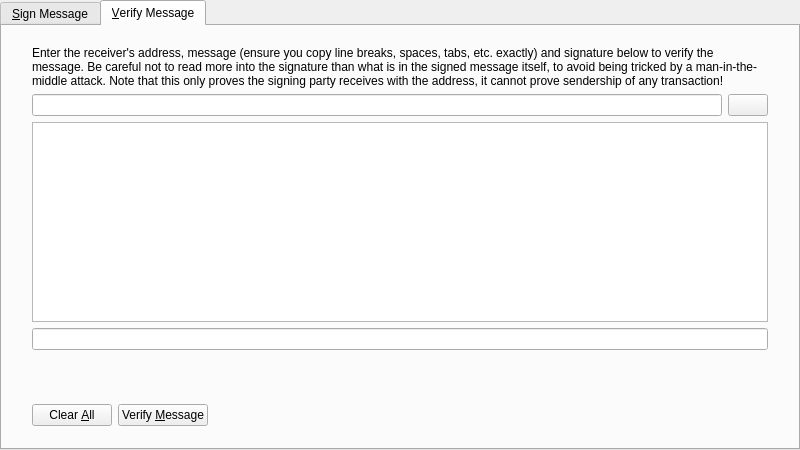
<?xml version="1.0" encoding="UTF-8"?>
<ui version="4.0">
 <class>SignVerifyMessageDialog</class>
 <widget class="QDialog" name="SignVerifyMessageDialog">
  <property name="geometry">
   <rect>
    <x>0</x>
    <y>0</y>
    <width>800</width>
    <height>450</height>
   </rect>
  </property>
  <property name="windowTitle">
   <string>Signatures - Sign / Verify a Message</string>
  </property>
  <property name="modal">
   <bool>true</bool>
  </property>
  <layout class="QVBoxLayout" name="verticalLayout">
   <property name="leftMargin">
    <number>0</number>
   </property>
   <property name="topMargin">
    <number>0</number>
   </property>
   <property name="rightMargin">
    <number>0</number>
   </property>
   <property name="bottomMargin">
    <number>0</number>
   </property>
   <item>
    <widget class="QTabWidget" name="tabWidget">
     <property name="currentIndex">
      <number>1</number>
     </property>
     <widget class="QWidget" name="tabSignMessage">
      <attribute name="title">
       <string>&amp;Sign Message</string>
      </attribute>
      <layout class="QVBoxLayout" name="verticalLayout_SM">
       <property name="leftMargin">
        <number>0</number>
       </property>
       <property name="topMargin">
        <number>0</number>
       </property>
       <property name="rightMargin">
        <number>0</number>
       </property>
       <property name="bottomMargin">
        <number>0</number>
       </property>
       <item>
        <layout class="QVBoxLayout" name="verticalLayout_3">
         <property name="leftMargin">
          <number>30</number>
         </property>
         <property name="topMargin">
          <number>20</number>
         </property>
         <property name="rightMargin">
          <number>30</number>
         </property>
         <property name="bottomMargin">
          <number>20</number>
         </property>
         <item>
          <widget class="QLabel" name="infoLabel_SM">
           <property name="text">
            <string>You can sign messages/agreements with your addresses to prove you can receive mchains sent to them. Be careful not to sign anything vague or random, as phishing attacks may try to trick you into signing your identity over to them. Only sign fully-detailed statements you agree to.</string>
           </property>
           <property name="textFormat">
            <enum>Qt::PlainText</enum>
           </property>
           <property name="wordWrap">
            <bool>true</bool>
           </property>
          </widget>
         </item>
         <item>
          <layout class="QHBoxLayout" name="horizontalLayout_1_SM">
           <property name="spacing">
            <number>6</number>
           </property>
           <item>
            <widget class="QValidatedLineEdit" name="addressIn_SM">
             <property name="toolTip">
              <string>The Mchain address to sign the message with</string>
             </property>
            </widget>
           </item>
           <item>
            <widget class="QPushButton" name="addressBookButton_SM">
             <property name="toolTip">
              <string>Choose previously used address</string>
             </property>
             <property name="text">
              <string/>
             </property>
             <property name="icon">
              <iconset resource="../bitcoin.qrc">
               <normaloff>:/icons/address-book</normaloff>:/icons/address-book</iconset>
             </property>
             <property name="shortcut">
              <string>Alt+A</string>
             </property>
             <property name="autoDefault">
              <bool>false</bool>
             </property>
            </widget>
           </item>
           <item>
            <widget class="Line" name="vLine">
             <property name="maximumSize">
              <size>
               <width>1</width>
               <height>22</height>
              </size>
             </property>
             <property name="orientation">
              <enum>Qt::Vertical</enum>
             </property>
            </widget>
           </item>
           <item>
            <widget class="QPushButton" name="pasteButton_SM">
             <property name="toolTip">
              <string>Paste address from clipboard</string>
             </property>
             <property name="text">
              <string/>
             </property>
             <property name="icon">
              <iconset resource="../bitcoin.qrc">
               <normaloff>:/icons/editpaste</normaloff>:/icons/editpaste</iconset>
             </property>
             <property name="shortcut">
              <string>Alt+P</string>
             </property>
             <property name="autoDefault">
              <bool>false</bool>
             </property>
            </widget>
           </item>
          </layout>
         </item>
         <item>
          <widget class="QPlainTextEdit" name="messageIn_SM">
           <property name="toolTip">
            <string>Enter the message you want to sign here</string>
           </property>
          </widget>
         </item>
         <item>
          <widget class="QLabel" name="signatureLabel_SM">
           <property name="text">
            <string>Signature</string>
           </property>
           <property name="textFormat">
            <enum>Qt::PlainText</enum>
           </property>
          </widget>
         </item>
         <item>
          <layout class="QHBoxLayout" name="horizontalLayout_2_SM">
           <property name="spacing">
            <number>6</number>
           </property>
           <item>
            <widget class="QLineEdit" name="signatureOut_SM">
             <property name="font">
              <font>
               <italic>true</italic>
              </font>
             </property>
             <property name="readOnly">
              <bool>true</bool>
             </property>
            </widget>
           </item>
           <item>
            <widget class="QPushButton" name="copySignatureButton_SM">
             <property name="toolTip">
              <string>Copy the current signature to the system clipboard</string>
             </property>
             <property name="text">
              <string/>
             </property>
             <property name="icon">
              <iconset resource="../bitcoin.qrc">
               <normaloff>:/icons/editcopy</normaloff>:/icons/editcopy</iconset>
             </property>
             <property name="autoDefault">
              <bool>false</bool>
             </property>
            </widget>
           </item>
          </layout>
         </item>
        </layout>
       </item>
       <item>
        <widget class="QWidget" name="buttonsContainerWhite" native="true">
         <layout class="QHBoxLayout" name="horizontalLayout">
          <property name="leftMargin">
           <number>30</number>
          </property>
          <property name="topMargin">
           <number>15</number>
          </property>
          <property name="rightMargin">
           <number>30</number>
          </property>
          <item>
           <widget class="QPushButton" name="clearButton_SM">
            <property name="toolTip">
             <string>Reset all sign message fields</string>
            </property>
            <property name="text">
             <string>Clear &amp;All</string>
            </property>
            <property name="autoDefault">
             <bool>false</bool>
            </property>
           </widget>
          </item>
          <item>
           <widget class="QPushButton" name="signMessageButton_SM">
            <property name="toolTip">
             <string>Sign the message to prove you own this Mchain address</string>
            </property>
            <property name="text">
             <string>Sign &amp;Message</string>
            </property>
            <property name="autoDefault">
             <bool>false</bool>
            </property>
           </widget>
          </item>
          <item>
           <spacer name="horizontalSpacer_1_SM">
            <property name="orientation">
             <enum>Qt::Horizontal</enum>
            </property>
            <property name="sizeHint" stdset="0">
             <size>
              <width>40</width>
              <height>48</height>
             </size>
            </property>
           </spacer>
          </item>
          <item>
           <widget class="QLabel" name="statusLabel_SM">
            <property name="font">
             <font>
              <weight>75</weight>
              <bold>true</bold>
             </font>
            </property>
            <property name="text">
             <string/>
            </property>
            <property name="wordWrap">
             <bool>true</bool>
            </property>
           </widget>
          </item>
          <item>
           <spacer name="horizontalSpacer_2_SM">
            <property name="orientation">
             <enum>Qt::Horizontal</enum>
            </property>
            <property name="sizeHint" stdset="0">
             <size>
              <width>40</width>
              <height>48</height>
             </size>
            </property>
           </spacer>
          </item>
         </layout>
        </widget>
       </item>
      </layout>
     </widget>
     <widget class="QWidget" name="tabVerifyMessage">
      <attribute name="title">
       <string>&amp;Verify Message</string>
      </attribute>
      <layout class="QVBoxLayout" name="verticalLayout_VM">
       <property name="leftMargin">
        <number>0</number>
       </property>
       <property name="topMargin">
        <number>0</number>
       </property>
       <property name="rightMargin">
        <number>0</number>
       </property>
       <property name="bottomMargin">
        <number>0</number>
       </property>
       <item>
        <layout class="QVBoxLayout" name="verticalLayout_2">
         <property name="leftMargin">
          <number>30</number>
         </property>
         <property name="topMargin">
          <number>20</number>
         </property>
         <property name="rightMargin">
          <number>30</number>
         </property>
         <property name="bottomMargin">
          <number>20</number>
         </property>
         <item>
          <widget class="QLabel" name="infoLabel_VM">
           <property name="text">
            <string>Enter the receiver's address, message (ensure you copy line breaks, spaces, tabs, etc. exactly) and signature below to verify the message. Be careful not to read more into the signature than what is in the signed message itself, to avoid being tricked by a man-in-the-middle attack. Note that this only proves the signing party receives with the address, it cannot prove sendership of any transaction!</string>
           </property>
           <property name="textFormat">
            <enum>Qt::PlainText</enum>
           </property>
           <property name="alignment">
            <set>Qt::AlignLeading|Qt::AlignLeft|Qt::AlignTop</set>
           </property>
           <property name="wordWrap">
            <bool>true</bool>
           </property>
          </widget>
         </item>
         <item>
          <layout class="QHBoxLayout" name="horizontalLayout_1_VM">
           <property name="spacing">
            <number>6</number>
           </property>
           <item>
            <widget class="QValidatedLineEdit" name="addressIn_VM">
             <property name="toolTip">
              <string>The Mchain address the message was signed with</string>
             </property>
            </widget>
           </item>
           <item>
            <widget class="QPushButton" name="addressBookButton_VM">
             <property name="toolTip">
              <string>Choose previously used address</string>
             </property>
             <property name="text">
              <string/>
             </property>
             <property name="icon">
              <iconset resource="../bitcoin.qrc">
               <normaloff>:/icons/address-book</normaloff>:/icons/address-book</iconset>
             </property>
             <property name="shortcut">
              <string>Alt+A</string>
             </property>
             <property name="autoDefault">
              <bool>false</bool>
             </property>
            </widget>
           </item>
          </layout>
         </item>
         <item>
          <widget class="QPlainTextEdit" name="messageIn_VM"/>
         </item>
         <item>
          <widget class="QValidatedLineEdit" name="signatureIn_VM"/>
         </item>
        </layout>
       </item>
       <item>
        <widget class="QWidget" name="buttonsContainerWhite_" native="true">
         <layout class="QHBoxLayout" name="horizontalLayout_2">
          <property name="leftMargin">
           <number>30</number>
          </property>
          <property name="topMargin">
           <number>15</number>
          </property>
          <property name="rightMargin">
           <number>30</number>
          </property>
          <item>
           <widget class="QPushButton" name="clearButton_VM">
            <property name="toolTip">
             <string>Reset all verify message fields</string>
            </property>
            <property name="text">
             <string>Clear &amp;All</string>
            </property>
            <property name="autoDefault">
             <bool>false</bool>
            </property>
           </widget>
          </item>
          <item>
           <widget class="QPushButton" name="verifyMessageButton_VM">
            <property name="toolTip">
             <string>Verify the message to ensure it was signed with the specified Mchain address</string>
            </property>
            <property name="text">
             <string>Verify &amp;Message</string>
            </property>
            <property name="autoDefault">
             <bool>false</bool>
            </property>
           </widget>
          </item>
          <item>
           <spacer name="horizontalSpacer_1_VM">
            <property name="orientation">
             <enum>Qt::Horizontal</enum>
            </property>
            <property name="sizeHint" stdset="0">
             <size>
              <width>40</width>
              <height>48</height>
             </size>
            </property>
           </spacer>
          </item>
          <item>
           <widget class="QLabel" name="statusLabel_VM">
            <property name="font">
             <font>
              <weight>75</weight>
              <bold>true</bold>
             </font>
            </property>
            <property name="text">
             <string/>
            </property>
            <property name="wordWrap">
             <bool>true</bool>
            </property>
           </widget>
          </item>
          <item>
           <spacer name="horizontalSpacer_2_VM">
            <property name="orientation">
             <enum>Qt::Horizontal</enum>
            </property>
            <property name="sizeHint" stdset="0">
             <size>
              <width>40</width>
              <height>48</height>
             </size>
            </property>
           </spacer>
          </item>
         </layout>
        </widget>
       </item>
      </layout>
     </widget>
    </widget>
   </item>
  </layout>
 </widget>
 <customwidgets>
  <customwidget>
   <class>QValidatedLineEdit</class>
   <extends>QLineEdit</extends>
   <header>qt/qvalidatedlineedit.h</header>
  </customwidget>
 </customwidgets>
 <resources>
  <include location="../bitcoin.qrc"/>
 </resources>
 <connections/>
</ui>
